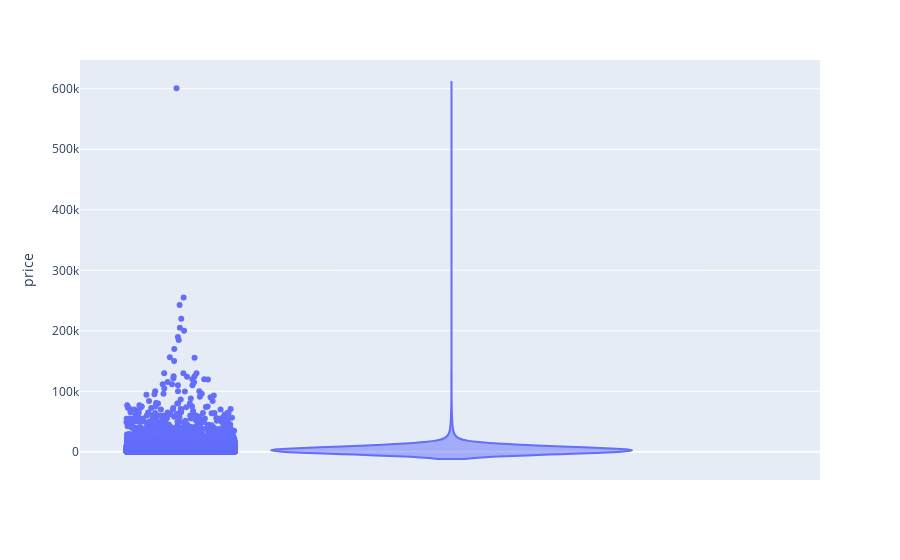

Notebook cell for this chart:
### Markdown cell above
### Pricing  Outliers

### Code cell
fig = px.violin(df, y="price", points='all')
fig.show()

### Figure 1 — Plotly figure (JSON) as saved in the notebook; plotly's stock layout.template omitted (floating-point values rounded to 4 significant figures; data arrays with more than 128 entries replaced by an {"elided": "..."} marker saying what was removed)
{"data": [{"alignmentgroup": "True", "box": {"visible": false}, "hovertemplate": "price=%{y}<extra></extra>", "legendgroup": "", "marker": {"color": "#636efa"}, "name": "", "offsetgroup": "", "orientation": "v", "points": "all", "scalegroup": "True", "showlegend": false, "type": "violin", "x0": " ", "xaxis": "x", "y": {"elided": "21570 int values"}, "y0": " ", "yaxis": "y"}], "layout": {"autosize": true, "legend": {"tracegroupgap": 0}, "margin": {"t": 60}, "violinmode": "group", "xaxis": {"anchor": "y", "autorange": true, "domain": [0, 1], "range": [-0.5032, 0.5], "type": "category"}, "yaxis": {"anchor": "x", "autorange": true, "domain": [0, 1], "range": [-46560.0, 647600.0], "title": {"text": "price"}, "type": "linear"}}}
